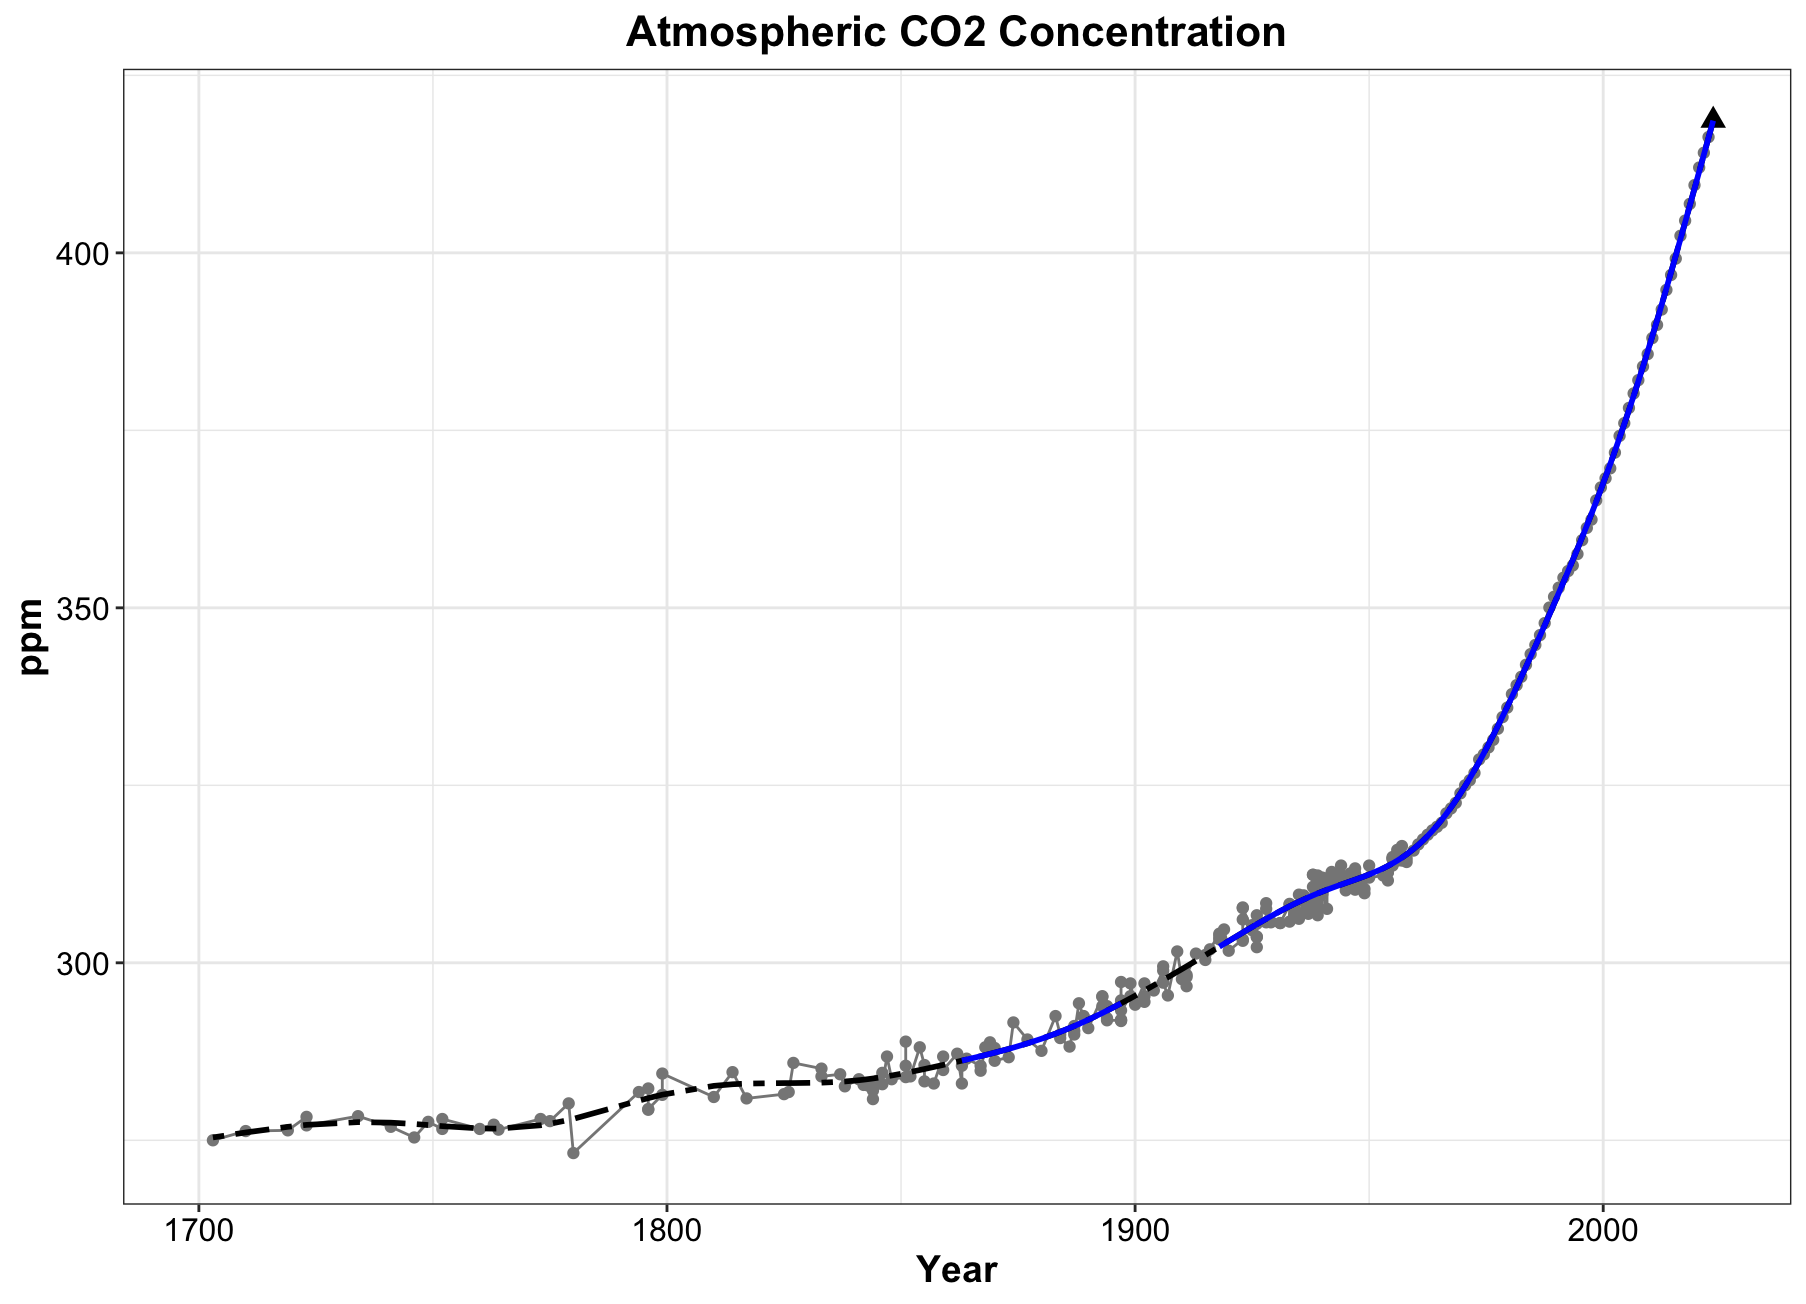

The script that drew this image:
## Figures for Atmospheric CO2

## **Laura Gruenburg, lagruenburg@gmail.com**

#   **LAST UPDATED: October 7, 2024**

#####load required functions
#  You will need to download the functions from here https://gist.github.com/gavinsimpson/e73f011fdaaab4bb5a30

setwd("~/Desktop/NYB_Indicators_Calculations")
source("Deriv.R")
library(mgcv)
library(ggplot2)
#library(mgcViz)

## Data can be downloaded at https://scrippsco2.ucsd.edu/data/atmospheric_co2/icecore_merged_products.html

#######Load the datasets
setwd("~/Desktop/NYB_Indicators_Calculations/Final_Timeseries_Figures/Timeseries_Files_2025")
atm_co2<-read.csv("merged_ice_core_sample_dately_2025.csv", header = TRUE)
atm_co2 <- atm_co2[atm_co2$sample_date >= 1700, ]
qatm_co2 = quantile(atm_co2$co2, probs = c(.30, .70))

# find the last 5 sample_dates mean
mn_atm_co25 = mean(atm_co2$co2[atm_co2$sample_date >= 2019])
# what quintile the data is in
mn_atm_co25 >qatm_co2

# Creat a GAM - adjust k and remember to check model
mod<- gam(co2 ~ s(sample_date, k=15), data = atm_co2)
summary(mod) #check out model
gam.check(mod)

pdata <- with(atm_co2, data.frame(sample_date = sample_date))
p2_mod <- predict(mod, newdata = pdata,  type = "terms", se.fit = TRUE)
intercept = 311.8323  # look at p2_mod and extract the intercept
pdata <- transform(pdata, p2_mod = p2_mod$fit[,1], se2 = p2_mod$se.fit[,1])

#  Now that we have the model prediction, the next step is to calculate the first derivative
#  Then determine which increases and decreases are significant
Term = "sample_date"
mod.d <- Deriv(mod, n=270) # n is the number of sample_dates
mod.dci <- confint(mod.d, term = Term)
mod.dsig <- signifD(pdata$p2_mod, d = mod.d[[Term]]$deriv,
                    +                    mod.dci[[Term]]$upper, mod.dci[[Term]]$lower)

# Take a quick look to make sure it appears ok before final plotting
plot(co2 ~ sample_date, data = atm_co2)
lines(co2 ~ sample_date, data = atm_co2)
lines(p2_mod+intercept ~ sample_date, data = pdata, type = "n")
lines(p2_mod+intercept ~ sample_date, data = pdata)
lines(unlist(mod.dsig$incr)+intercept ~ sample_date, data = pdata, col = "blue", lwd = 3)
lines(unlist(mod.dsig$decr)+intercept ~ sample_date, data = pdata, col = "red", lwd = 3)


ggplot() + 
  geom_line(data = atm_co2, aes(x = sample_date, y = co2), color = 'grey53') +
  geom_point(data = atm_co2, aes(x = sample_date, y = co2), color = 'gray53') + 
  geom_point(data = atm_co2[270, ], aes(x=sample_date, y =co2), color = 'black', shape = 17, size = 3) +
  #geom_smooth(data = atm_co2, aes(x = sample_date, y = co2), method = lm, se = FALSE, color = 'black') + 
  geom_line(data=pdata, aes(x = sample_date, y = p2_mod+intercept), se = FALSE, color = 'black', linetype = 'twodash', size = 1) + 
  geom_line(data = pdata, aes(y = unlist(mod.dsig$incr)+intercept, x = sample_date), color = "blue", size = 1) + 
  geom_line(data = pdata, aes(y = unlist(mod.dsig$decr)+intercept, x = sample_date), color = 'red', size = 1) + 
  theme_bw() +
  xlim(1700, 2024) +
  labs (y = 'ppm' , x = 'Year', title = 'Atmospheric CO2 Concentration') + 
  theme(plot.title=element_text(size = 16,face = 'bold',hjust = 0.5), axis.title=element_text(size = 14, face = 'bold'), axis.text= element_text(color = 'black', size = 12))
  
  
